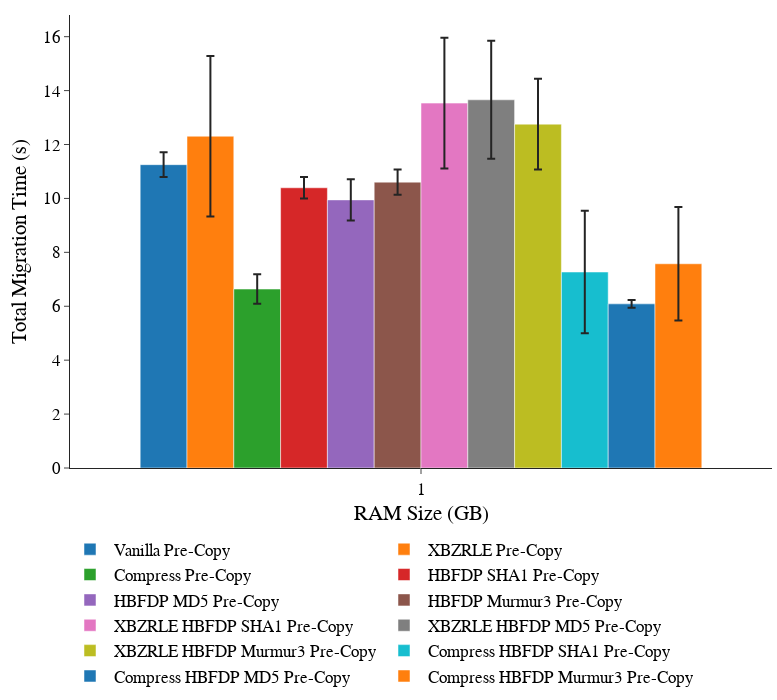

Notebook source saved alongside this figure:
### Code cell
mig_time_plot("Total-Time", "Total Migration Time (s)", "Memcached")

### Figure 1 — Plotly figure (JSON) as saved in the notebook; plotly's stock layout.template omitted (floating-point values rounded to 4 significant figures)
{"data": [{"error_y": {"array": [0.4563], "type": "data"}, "name": " Vanilla Pre-Copy", "x": ["1"], "y": [11.25], "type": "bar"}, {"error_y": {"array": [2.976], "type": "data"}, "name": " XBZRLE Pre-Copy", "x": ["1"], "y": [12.31], "type": "bar"}, {"error_y": {"array": [0.5466], "type": "data"}, "name": " Compress Pre-Copy", "x": ["1"], "y": [6.638], "type": "bar"}, {"error_y": {"array": [0.3955], "type": "data"}, "name": " HBFDP SHA1 Pre-Copy", "x": ["1"], "y": [10.4], "type": "bar"}, {"error_y": {"array": [0.7661], "type": "data"}, "name": " HBFDP MD5 Pre-Copy", "x": ["1"], "y": [9.946], "type": "bar"}, {"error_y": {"array": [0.468], "type": "data"}, "name": " HBFDP Murmur3 Pre-Copy", "x": ["1"], "y": [10.6], "type": "bar"}, {"error_y": {"array": [2.428], "type": "data"}, "name": " XBZRLE HBFDP SHA1 Pre-Copy", "x": ["1"], "y": [13.54], "type": "bar"}, {"error_y": {"array": [2.187], "type": "data"}, "name": " XBZRLE HBFDP MD5 Pre-Copy", "x": ["1"], "y": [13.66], "type": "bar"}, {"error_y": {"array": [1.68], "type": "data"}, "name": " XBZRLE HBFDP Murmur3 Pre-Copy", "x": ["1"], "y": [12.76], "type": "bar"}, {"error_y": {"array": [2.27], "type": "data"}, "name": " Compress HBFDP SHA1 Pre-Copy", "x": ["1"], "y": [7.27], "type": "bar"}, {"error_y": {"array": [0.1401], "type": "data"}, "name": " Compress HBFDP MD5 Pre-Copy", "x": ["1"], "y": [6.089], "type": "bar"}, {"error_y": {"array": [2.106], "type": "data"}, "name": " Compress HBFDP Murmur3 Pre-Copy", "x": ["1"], "y": [7.576], "type": "bar"}], "layout": {"barmode": "group", "xaxis": {"title": {"text": "RAM Size (GB)", "standoff": 8}}, "yaxis": {"title": {"text": "Total Migration Time (s)", "standoff": 10}}, "font": {"family": "Arial", "size": 17.2, "color": "black"}, "margin": {"t": 15, "r": 5, "l": 70, "b": 45, "autoexpand": true}, "legend": {"orientation": "h", "yanchor": "bottom", "y": -0.5}, "width": 777, "height": 700}}
